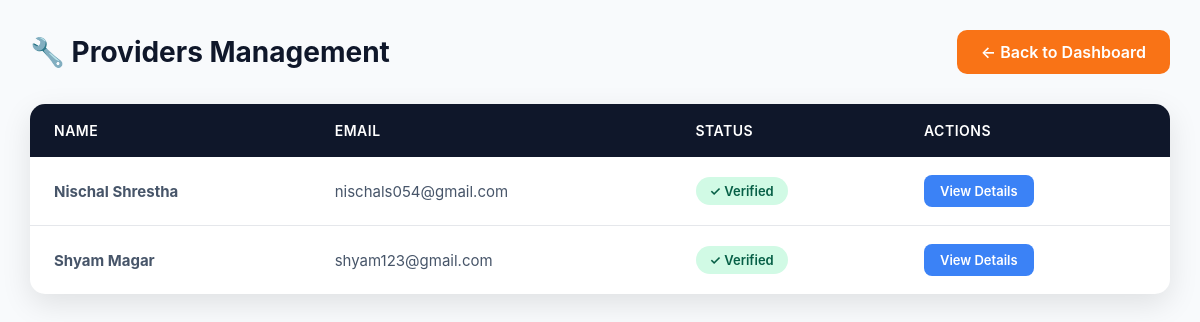
The page /account/admin/providers/ (signed in) on the database its author committed.
### account/models.py (models this page shows, shortened)
class Profile(models.Model):
    ROLE_CHOICES = (
        ('customer', 'Customer'),
        ('provider', 'Service Provider'),
    )
    CATEGORY_CHOICES = [
        ("painting", "Painting"),
        ("plumbing", "Plumbing"),
        ("electrical", "Electrical"),
        ("cleaning", "Cleaning"),
        ("carpentry", "Carpentry"),
        ("ac_repair", "AC Repair"),
    ]
    user = models.OneToOneField(
        User,
        on_delete=models.CASCADE,
        related_name='profile'
    )
    role = models.CharField(
        max_length=20,
    )
    phone = models.CharField(
        max_length=15,
        null=True,
        blank=True,
        unique=True,
        help_text="User's phone number"
    )
    verified_categories = models.CharField(
        max_length=255,
        null=True,
        blank=True,
        help_text="Comma-separated list of verified categories"
    )
    location = models.CharField(
        max_length=255,
        null=True,
        blank=True
    )
    latitude = models.FloatField(null=True, blank=True)
    longitude = models.FloatField(null=True, blank=True)
    is_verified = models.BooleanField(default=False)
    email_token = models.CharField(
        max_length=64,
        blank=True,
        null=True,
        unique=False,
        help_text="Email verification code or token"
    )
    created_at = models.DateTimeField(auto_now_add=True)
    updated_at = models.DateTimeField(auto_now=True)

### account/views.py (the view)
# urls.py: path("admin/providers/", views.admin_providers, name="admin_providers"),
@admin_only
def admin_providers(request):
    providers = Profile.objects.filter(role="provider")
    return render(request, "account/admin/providers.html", {"providers": providers})

### account/templates/account/admin/providers.html (shortened to what this page needs)
<!DOCTYPE html>
<html lang="en">
<head>
</head>
<body>
    <div class="container">
        <div class="header">
            <h1>🔧 Providers Management</h1>
            <a href="{% url 'admin_dashboard' %}" class="back-btn">← Back to Dashboard</a>
        </div>
        <div class="table-container">
            <table>
                <thead>
                    <tr>
                        <th>Name</th>
                        <th>Email</th>
                        <th>Status</th>
                        <th>Actions</th>
                    </tr>
                </thead>
                <tbody>
                    {% for provider in providers %}
                    <tr>
                        <td><strong>{{ provider.user.first_name }}</strong></td>
                        <td>{{ provider.user.email }}</td>
                        <td>
                            {% if provider.is_verified %}
                                <span class="badge approved">✓ Verified</span>
                            {% else %}
                                <span class="badge pending">⏳ Pending</span>
                            {% endif %}
                        </td>
                        <td>
                            <a href="{% url 'admin_provider_detail' provider.id %}" class="btn view">View Details</a>
                        </td>
                    </tr>
                    {% empty %}
                    <tr>
                        <td colspan="4" class="no-data">No providers found</td>
                    </tr>
                    {% endfor %}
                </tbody>
            </table>
        </div>
    </div>
</body>
</html>

### account/templates/account/admin/providers.html (style rules this page uses)
* { margin: 0; padding: 0; box-sizing: border-box; }
body { font-family: 'Inter', sans-serif; background: #f8fafc; padding: 30px; }
.container { max-width: 1400px; margin: 0 auto; }
.header { display: flex; justify-content: space-between; align-items: center; margin-bottom: 30px; }
h1 { font-size: 28px; color: #0f172a; font-weight: 700; }
.back-btn { padding: 12px 24px; background: #f97316; color: white; text-decoration: none; border-radius: 10px; font-weight: 600; transition: all 0.3s ease; }
.table-container { background: white; border-radius: 15px; box-shadow: 0 10px 30px rgba(0,0,0,0.1); overflow: hidden; }
table { width: 100%; border-collapse: collapse; }
thead { background: #0f172a; color: white; }
th { padding: 18px 24px; text-align: left; font-weight: 600; font-size: 14px; text-transform: uppercase; letter-spacing: 0.5px; }
td { padding: 18px 24px; border-bottom: 1px solid #e5e7eb; color: #475569; font-size: 15px; }
tr:last-child td { border-bottom: none; }
tbody tr { transition: background 0.2s ease; }
.badge { display: inline-block; padding: 6px 14px; border-radius: 20px; font-size: 13px; font-weight: 600; }
.badge.approved { background: #d1fae5; color: #065f46; }
.btn { display: inline-block; padding: 8px 16px; border-radius: 8px; text-decoration: none; font-size: 13px; font-weight: 600; margin-right: 8px; transition: all 0.3s ease; }
.btn.view { background: #3b82f6; color: white; }

### rows shown on the page
Profile: user.first_name "Nischal Shrestha", user.email "nischals054@gmail.com", is_verified "✓ Verified"
Profile: user.first_name "Shyam Magar", user.email "shyam123@gmail.com", is_verified "✓ Verified"
